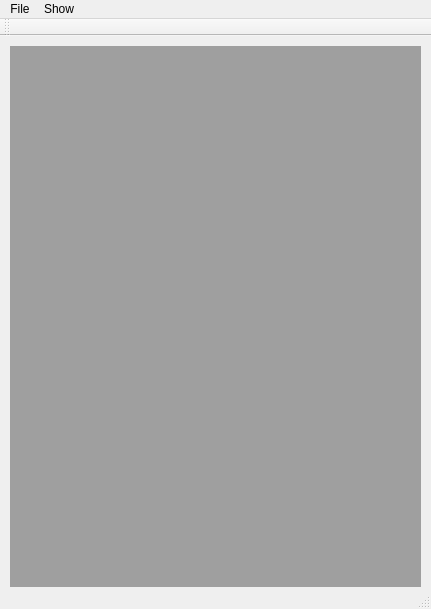
<?xml version="1.0" encoding="UTF-8"?>
<ui version="4.0">
 <class>MainWindow</class>
 <widget class="QMainWindow" name="MainWindow">
  <property name="geometry">
   <rect>
    <x>0</x>
    <y>0</y>
    <width>431</width>
    <height>609</height>
   </rect>
  </property>
  <property name="windowTitle">
   <string>MainWindow</string>
  </property>
  <widget class="QWidget" name="centralWidget">
   <widget class="QMdiArea" name="mdi">
    <property name="geometry">
     <rect>
      <x>10</x>
      <y>10</y>
      <width>411</width>
      <height>541</height>
     </rect>
    </property>
   </widget>
  </widget>
  <widget class="QMenuBar" name="menuBar">
   <property name="geometry">
    <rect>
     <x>0</x>
     <y>0</y>
     <width>431</width>
     <height>21</height>
    </rect>
   </property>
   <widget class="QMenu" name="menuFile">
    <property name="title">
     <string>File</string>
    </property>
    <addaction name="actionNew_group"/>
    <addaction name="actionNew_event"/>
    <addaction name="actionOpen"/>
    <addaction name="actionSave"/>
    <addaction name="actionSave_as"/>
   </widget>
   <widget class="QMenu" name="menuShow">
    <property name="title">
     <string>Show</string>
    </property>
    <addaction name="actionShow_all_groups"/>
    <addaction name="actionShow_all_events"/>
   </widget>
   <addaction name="menuFile"/>
   <addaction name="menuShow"/>
  </widget>
  <widget class="QToolBar" name="mainToolBar">
   <attribute name="toolBarArea">
    <enum>TopToolBarArea</enum>
   </attribute>
   <attribute name="toolBarBreak">
    <bool>false</bool>
   </attribute>
  </widget>
  <widget class="QStatusBar" name="statusBar"/>
  <action name="actionNew_group">
   <property name="text">
    <string>New group</string>
   </property>
  </action>
  <action name="actionNew_event">
   <property name="text">
    <string>New event</string>
   </property>
  </action>
  <action name="actionSave">
   <property name="text">
    <string>Save</string>
   </property>
   <property name="shortcut">
    <string>Ctrl+S</string>
   </property>
  </action>
  <action name="actionSave_as">
   <property name="text">
    <string>Save as</string>
   </property>
   <property name="shortcut">
    <string>Ctrl+Shift+S</string>
   </property>
  </action>
  <action name="actionOpen">
   <property name="text">
    <string>Open</string>
   </property>
   <property name="shortcut">
    <string>Ctrl+O</string>
   </property>
  </action>
  <action name="actionShow_all_groups">
   <property name="text">
    <string>Show all groups</string>
   </property>
  </action>
  <action name="actionShow_all_events">
   <property name="text">
    <string>Show all events</string>
   </property>
  </action>
 </widget>
 <layoutdefault spacing="6" margin="11"/>
 <resources/>
 <connections/>
</ui>
